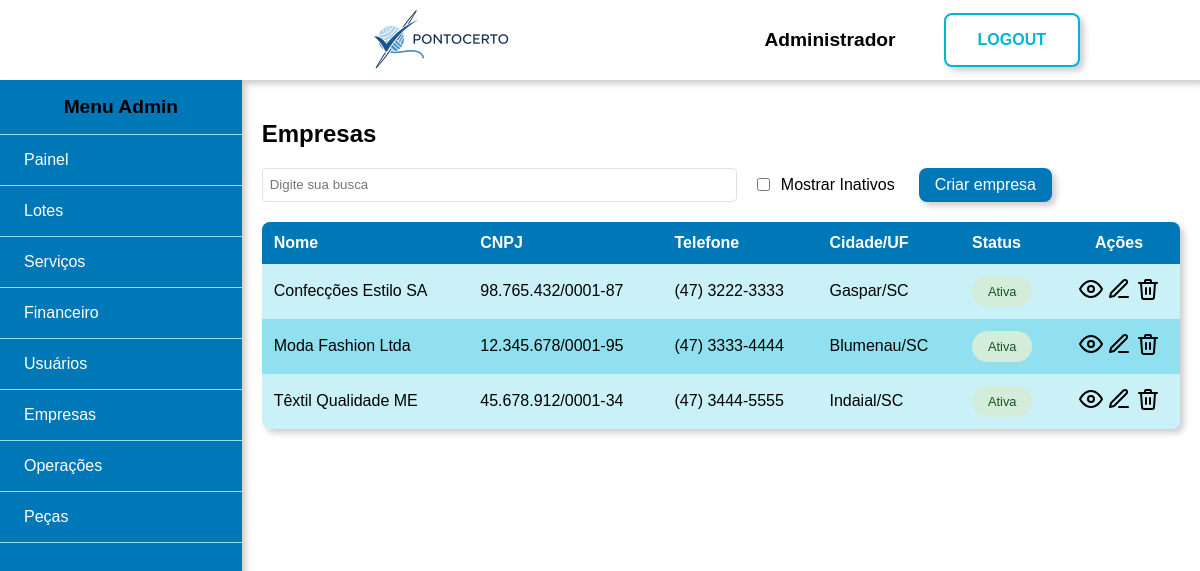
Page /admin/empresas (signed in) on the committed database.
### tables this page shows
CREATE TABLE usuarios (
    id int PRIMARY KEY AUTO_INCREMENT,
    tipo enum('admin', 'costureira') NOT NULL DEFAULT 'costureira',
    nome varchar(50) NOT NULL,
    cpf varchar(11) NOT NULL UNIQUE,
    email varchar(250) NOT NULL UNIQUE,
    telefone varchar(11) NOT NULL,
    cep varchar(8) NOT NULL,
    logradouro varchar(250),
    complemento varchar(50),
    cidade varchar(100),
    tipo_chave_pix enum('cpf', 'cnpj', 'email', 'telefone', 'aleatoria') DEFAULT 'cpf',
    chave_pix varchar(250),
    senha varchar(255) NOT NULL,
    banco int NULL DEFAULT 0,
    agencia INT NULL DEFAULT 0,
    conta INT NULL DEFAULT 0,
    especialidade_id INT NOT NULL DEFAULT 2,
    ativo TINYINT DEFAULT 1,
    created_at TIMESTAMP DEFAULT CURRENT_TIMESTAMP,
    updated_at TIMESTAMP DEFAULT CURRENT_TIMESTAMP ON UPDATE CURRENT_TIMESTAMP
 );

CREATE TABLE empresas (
    id INT PRIMARY KEY AUTO_INCREMENT,
    nome VARCHAR(255) NOT NULL,
    cnpj VARCHAR(14) NOT NULL UNIQUE,
    email VARCHAR(255),
    telefone VARCHAR(20),
    endereco TEXT,
    cidade VARCHAR(100),
    estado VARCHAR(2),
    cep VARCHAR(8),
    observacao TEXT,
    ativo TINYINT DEFAULT 1,
    created_at TIMESTAMP DEFAULT CURRENT_TIMESTAMP,
    updated_at TIMESTAMP DEFAULT CURRENT_TIMESTAMP ON UPDATE CURRENT_TIMESTAMP
);

### views/admin/empresas.php (the view, shortened to what the rows shown need)
<div class="conteudo flex">
    <div class="conteudo-tabela">
        <h2>Empresas</h2>
        <div class="tabela">
            <table cellspacing='0' class="redondinho shadow filter">
                <thead>
                    <tr>
                        <th class="ae">Nome</th>
                        <th class="ae">CNPJ</th>
                        <th class="ae">Telefone</th>
                        <th class="ae">Cidade/UF</th>
                        <th class="ae">Status</th>
                        <th class="ac">Ações</th>
                    </tr>
                </thead>
                <tbody>
                    <?php if (empty($listaEmpresas)): ?>
                        <tr>
                            <td colspan="7" class="ac">Nenhuma empresa encontrada</td>
                        </tr>
                    <?php else: ?>
                        <?php foreach ($listaEmpresas as $empresa): ?>
                           <tr class="linha-filter" data-ativo="<?= $empresa['ativo'] ? '1' : '0' ?>">
                                <td class="ae"><?= htmlspecialchars($empresa['nome']) ?></td>
                                <td class="ae"><?= $this->formatarCNPJ($empresa['cnpj']) ?></td>
                                <td class="ae"><?= $this->formatarTelefone($empresa['telefone']) ?></td>
                                <td class="ae"><?= htmlspecialchars($empresa['cidade']) ?>/<?= htmlspecialchars($empresa['estado']) ?></td>
                                <td class="ae">
                                    <span class="status-badge <?= $empresa['ativo'] ? 'active' : 'inactive' ?>">
                                        <?= $empresa['ativo'] ? 'Ativa' : 'Inativa' ?>
                                    </span>
                                </td>
                                <td class="ac">
                                    <a href="<?= BASE_URL ?>admin/visualizar-empresa?id=<?= $empresa['id'] ?>" title="Visualizar">
                                        <img class="icone" src="<?= ASSETS_URL ?>icones/visualizar.svg" alt="visualizar">
                                    </a>
                                    <a href="<?= BASE_URL ?>admin/editar-empresa?id=<?= $empresa['id'] ?>" title="Editar">
                                        <img class="icone" src="<?= ASSETS_URL ?>icones/editar.svg" alt="editar">
                                    </a>
                                    <?php if ($empresa['ativo']): ?>
                                        <a href="<?= BASE_URL ?>admin/remover-empresa?id=<?= $empresa['id'] ?>"
                                           onclick="return confirm('Tem certeza que deseja desativar esta empresa?')"
                                           title="Desativar">
                                            <img class="icone" src="<?= ASSETS_URL ?>icones/remover.svg" alt="desativar">
                                        </a>
                                    <?php endif; ?>
                                </td>
                            </tr>
                        <?php endforeach; ?>
                    <?php endif; ?>
                </tbody>
            </table>
        </div>
    </div>
</div>

### views/shared/header.php (shortened to what the rows shown need)
<!DOCTYPE html>
<html lang="pt-BR">
<head>
    <link rel="stylesheet" href="<?php echo ASSETS_URL?>css/style.css">
</head>
<body>
    <?php if ($login ?? false): ?>
        <div class="principal azul flex center">
    <?php else: ?>
        <div class="principal">
            <?php if ($usuarioLogado ?? false): ?>
                <div class="topo flex h-center shadow">
                    <a class="imagem-topo" href="<?= $dashboardLink ?>">
                        <img src="<?php echo ASSETS_URL?>img/banner.png" alt="banner">
                    </a>
                    <span class="flex l-gap v-center">
                        <span class="nome-usuario"><?= htmlspecialchars($nomeUsuario) ?></span>
                        <a href="<?= BASE_URL ?>logout" class="botao-grande">LOGOUT</a>
                    </span>
                </div>
            <?php endif; ?>
    <?php endif; ?>

### rows in the picture
usuarios: nome "Administrador"
empresas: nome "Confecções Estilo SA", cnpj "98.765.432/0001-87", telefone "(47) 3222-3333", cidade "Gaspar", estado "SC", ativo "Ativa"
empresas: nome "Moda Fashion Ltda", cnpj "12.345.678/0001-95", telefone "(47) 3333-4444", cidade "Blumenau", estado "SC", ativo "Ativa"
empresas: nome "Têxtil Qualidade ME", cnpj "45.678.912/0001-34", telefone "(47) 3444-5555", cidade "Indaial", estado "SC", ativo "Ativa"

### other values in the picture
$userRole "Admin"
$item['label'] "Painel"
$item['label'] "Lotes"
$item['label'] "Serviços"
$item['label'] "Financeiro"
$item['label'] "Usuários"
$item['label'] "Empresas"
$item['label'] "Operações"
$item['label'] "Peças"
